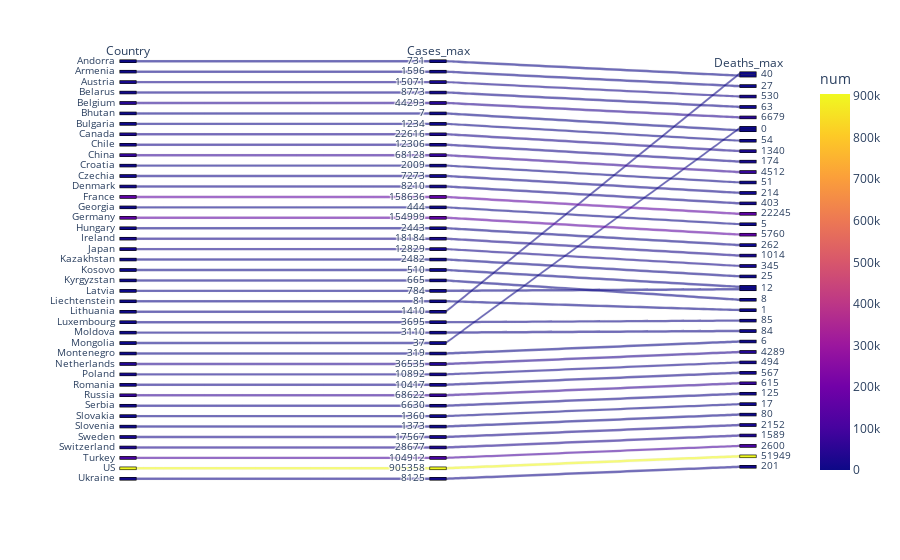
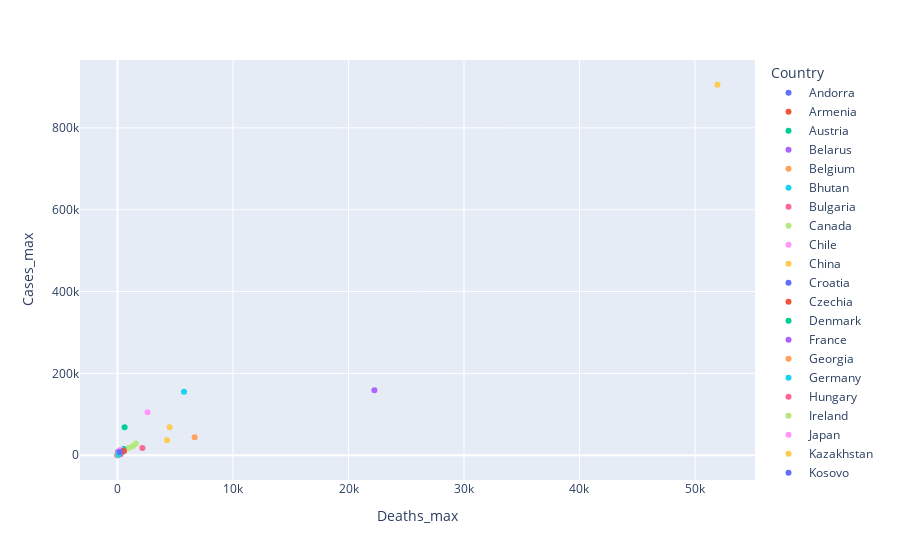

The notebook cell these images were saved under, in order:
### Markdown cell above
En la gráfica paralela que se presenta a continuación que representa al grupo A, tenemos 3 barras principales y la barra de color presentada de manera horizontal. En la primer barra se encuentran los nombres de los países que pertenecen al primer grupo, en la segunda el número de casos de cada uno de esos países, y en la tercera el número de defunciones. Mongolia, presenta 37 casos y ninguna muerte. Liechtenstein presenta más del doble que Mongolia (81 casos confirmados) y sólo una muerte. Estados Unidos presenta 51 949 muertes hasta este momento.

En la segunda gráfica se presenta una Scatter entre el número de casos confirmados y el número de muertes. Sobresale Estados Unidos con un número grande casos y así mismo un número representativo de muertes.

### Code cell
fig1 = px.parallel_categories(groups_A, dimensions = cov_a, color = 'num')
fig2 = px.scatter(groups_A, x='Deaths_max', y='Cases_max', color='Country')
fig1.show()
fig2.show()

### Figure 1 — Plotly figure (JSON) as saved in the notebook; plotly's stock layout.template omitted (floating-point values rounded to 4 significant figures)
{"data": [{"dimensions": [{"label": "Country", "values": ["Andorra", "Armenia", "Austria", "Belarus", "Belgium", "Bhutan", "Bulgaria", "Canada", "Chile", "China", "Croatia", "Czechia", "Denmark", "France", "Georgia", "Germany", "Hungary", "Ireland", "Japan", "Kazakhstan", "Kosovo", "Kyrgyzstan", "Latvia", "Liechtenstein", "Lithuania", "Luxembourg", "Moldova", "Mongolia", "Montenegro", "Netherlands", "Poland", "Romania", "Russia", "Serbia", "Slovakia", "Slovenia", "Sweden", "Switzerland", "Turkey", "US", "Ukraine"]}, {"label": "Cases_max", "values": [731, 1596, 15071, 8773, 44293, 7, 1234, 22616, 12306, 68128, 2009, 7273, 8210, 158636, 444, 154999, 2443, 18184, 12829, 2482, 510, 665, 784, 81, 1410, 3695, 3110, 37, 319, 36535, 10892, 10417, 68622, 6630, 1360, 1373, 17567, 28677, 104912, 905358, 8125]}, {"label": "Deaths_max", "values": [40, 27, 530, 63, 6679, 0, 54, 1340, 174, 4512, 51, 214, 403, 22245, 5, 5760, 262, 1014, 345, 25, 12, 8, 12, 1, 40, 85, 84, 0, 6, 4289, 494, 567, 615, 125, 17, 80, 2152, 1589, 2600, 51949, 201]}], "domain": {"x": [0, 1], "y": [0, 1]}, "line": {"color": [731, 1596, 15071, 8773, 44293, 7, 1234, 22616, 12306, 68128, 2009, 7273, 8210, 158636, 444, 154999, 2443, 18184, 12829, 2482, 510, 665, 784, 81, 1410, 3695, 3110, 37, 319, 36535, 10892, 10417, 68622, 6630, 1360, 1373, 17567, 28677, 104912, 905358, 8125], "coloraxis": "coloraxis"}, "name": "", "type": "parcats"}], "layout": {"coloraxis": {"colorbar": {"title": {"text": "num"}}, "colorscale": [[0, "#0d0887"], [0.1111, "#46039f"], [0.2222, "#7201a8"], [0.3333, "#9c179e"], [0.4444, "#bd3786"], [0.5556, "#d8576b"], [0.6667, "#ed7953"], [0.7778, "#fb9f3a"], [0.8889, "#fdca26"], [1, "#f0f921"]]}, "legend": {"tracegroupgap": 0}, "margin": {"t": 60}}}

### Figure 2 — Plotly figure (JSON) as saved in the notebook; plotly's stock layout.template omitted (floating-point values rounded to 4 significant figures)
{"data": [{"hovertemplate": "Country=Andorra<br>Deaths_max=%{x}<br>Cases_max=%{y}<extra></extra>", "legendgroup": "Andorra", "marker": {"color": "#636efa", "symbol": "circle"}, "mode": "markers", "name": "Andorra", "showlegend": true, "type": "scatter", "x": [40], "xaxis": "x", "y": [731], "yaxis": "y"}, {"hovertemplate": "Country=Armenia<br>Deaths_max=%{x}<br>Cases_max=%{y}<extra></extra>", "legendgroup": "Armenia", "marker": {"color": "#EF553B", "symbol": "circle"}, "mode": "markers", "name": "Armenia", "showlegend": true, "type": "scatter", "x": [27], "xaxis": "x", "y": [1596], "yaxis": "y"}, {"hovertemplate": "Country=Austria<br>Deaths_max=%{x}<br>Cases_max=%{y}<extra></extra>", "legendgroup": "Austria", "marker": {"color": "#00cc96", "symbol": "circle"}, "mode": "markers", "name": "Austria", "showlegend": true, "type": "scatter", "x": [530], "xaxis": "x", "y": [15071], "yaxis": "y"}, {"hovertemplate": "Country=Belarus<br>Deaths_max=%{x}<br>Cases_max=%{y}<extra></extra>", "legendgroup": "Belarus", "marker": {"color": "#ab63fa", "symbol": "circle"}, "mode": "markers", "name": "Belarus", "showlegend": true, "type": "scatter", "x": [63], "xaxis": "x", "y": [8773], "yaxis": "y"}, {"hovertemplate": "Country=Belgium<br>Deaths_max=%{x}<br>Cases_max=%{y}<extra></extra>", "legendgroup": "Belgium", "marker": {"color": "#FFA15A", "symbol": "circle"}, "mode": "markers", "name": "Belgium", "showlegend": true, "type": "scatter", "x": [6679], "xaxis": "x", "y": [44293], "yaxis": "y"}, {"hovertemplate": "Country=Bhutan<br>Deaths_max=%{x}<br>Cases_max=%{y}<extra></extra>", "legendgroup": "Bhutan", "marker": {"color": "#19d3f3", "symbol": "circle"}, "mode": "markers", "name": "Bhutan", "showlegend": true, "type": "scatter", "x": [0], "xaxis": "x", "y": [7], "yaxis": "y"}, {"hovertemplate": "Country=Bulgaria<br>Deaths_max=%{x}<br>Cases_max=%{y}<extra></extra>", "legendgroup": "Bulgaria", "marker": {"color": "#FF6692", "symbol": "circle"}, "mode": "markers", "name": "Bulgaria", "showlegend": true, "type": "scatter", "x": [54], "xaxis": "x", "y": [1234], "yaxis": "y"}, {"hovertemplate": "Country=Canada<br>Deaths_max=%{x}<br>Cases_max=%{y}<extra></extra>", "legendgroup": "Canada", "marker": {"color": "#B6E880", "symbol": "circle"}, "mode": "markers", "name": "Canada", "showlegend": true, "type": "scatter", "x": [1340], "xaxis": "x", "y": [22616], "yaxis": "y"}, {"hovertemplate": "Country=Chile<br>Deaths_max=%{x}<br>Cases_max=%{y}<extra></extra>", "legendgroup": "Chile", "marker": {"color": "#FF97FF", "symbol": "circle"}, "mode": "markers", "name": "Chile", "showlegend": true, "type": "scatter", "x": [174], "xaxis": "x", "y": [12306], "yaxis": "y"}, {"hovertemplate": "Country=China<br>Deaths_max=%{x}<br>Cases_max=%{y}<extra></extra>", "legendgroup": "China", "marker": {"color": "#FECB52", "symbol": "circle"}, "mode": "markers", "name": "China", "showlegend": true, "type": "scatter", "x": [4512], "xaxis": "x", "y": [68128], "yaxis": "y"}, {"hovertemplate": "Country=Croatia<br>Deaths_max=%{x}<br>Cases_max=%{y}<extra></extra>", "legendgroup": "Croatia", "marker": {"color": "#636efa", "symbol": "circle"}, "mode": "markers", "name": "Croatia", "showlegend": true, "type": "scatter", "x": [51], "xaxis": "x", "y": [2009], "yaxis": "y"}, {"hovertemplate": "Country=Czechia<br>Deaths_max=%{x}<br>Cases_max=%{y}<extra></extra>", "legendgroup": "Czechia", "marker": {"color": "#EF553B", "symbol": "circle"}, "mode": "markers", "name": "Czechia", "showlegend": true, "type": "scatter", "x": [214], "xaxis": "x", "y": [7273], "yaxis": "y"}, {"hovertemplate": "Country=Denmark<br>Deaths_max=%{x}<br>Cases_max=%{y}<extra></extra>", "legendgroup": "Denmark", "marker": {"color": "#00cc96", "symbol": "circle"}, "mode": "markers", "name": "Denmark", "showlegend": true, "type": "scatter", "x": [403], "xaxis": "x", "y": [8210], "yaxis": "y"}, {"hovertemplate": "Country=France<br>Deaths_max=%{x}<br>Cases_max=%{y}<extra></extra>", "legendgroup": "France", "marker": {"color": "#ab63fa", "symbol": "circle"}, "mode": "markers", "name": "France", "showlegend": true, "type": "scatter", "x": [22245], "xaxis": "x", "y": [158636], "yaxis": "y"}, {"hovertemplate": "Country=Georgia<br>Deaths_max=%{x}<br>Cases_max=%{y}<extra></extra>", "legendgroup": "Georgia", "marker": {"color": "#FFA15A", "symbol": "circle"}, "mode": "markers", "name": "Georgia", "showlegend": true, "type": "scatter", "x": [5], "xaxis": "x", "y": [444], "yaxis": "y"}, {"hovertemplate": "Country=Germany<br>Deaths_max=%{x}<br>Cases_max=%{y}<extra></extra>", "legendgroup": "Germany", "marker": {"color": "#19d3f3", "symbol": "circle"}, "mode": "markers", "name": "Germany", "showlegend": true, "type": "scatter", "x": [5760], "xaxis": "x", "y": [154999], "yaxis": "y"}, {"hovertemplate": "Country=Hungary<br>Deaths_max=%{x}<br>Cases_max=%{y}<extra></extra>", "legendgroup": "Hungary", "marker": {"color": "#FF6692", "symbol": "circle"}, "mode": "markers", "name": "Hungary", "showlegend": true, "type": "scatter", "x": [262], "xaxis": "x", "y": [2443], "yaxis": "y"}, {"hovertemplate": "Country=Ireland<br>Deaths_max=%{x}<br>Cases_max=%{y}<extra></extra>", "legendgroup": "Ireland", "marker": {"color": "#B6E880", "symbol": "circle"}, "mode": "markers", "name": "Ireland", "showlegend": true, "type": "scatter", "x": [1014], "xaxis": "x", "y": [18184], "yaxis": "y"}, {"hovertemplate": "Country=Japan<br>Deaths_max=%{x}<br>Cases_max=%{y}<extra></extra>", "legendgroup": "Japan", "marker": {"color": "#FF97FF", "symbol": "circle"}, "mode": "markers", "name": "Japan", "showlegend": true, "type": "scatter", "x": [345], "xaxis": "x", "y": [12829], "yaxis": "y"}, {"hovertemplate": "Country=Kazakhstan<br>Deaths_max=%{x}<br>Cases_max=%{y}<extra></extra>", "legendgroup": "Kazakhstan", "marker": {"color": "#FECB52", "symbol": "circle"}, "mode": "markers", "name": "Kazakhstan", "showlegend": true, "type": "scatter", "x": [25], "xaxis": "x", "y": [2482], "yaxis": "y"}, {"hovertemplate": "Country=Kosovo<br>Deaths_max=%{x}<br>Cases_max=%{y}<extra></extra>", "legendgroup": "Kosovo", "marker": {"color": "#636efa", "symbol": "circle"}, "mode": "markers", "name": "Kosovo", "showlegend": true, "type": "scatter", "x": [12], "xaxis": "x", "y": [510], "yaxis": "y"}, {"hovertemplate": "Country=Kyrgyzstan<br>Deaths_max=%{x}<br>Cases_max=%{y}<extra></extra>", "legendgroup": "Kyrgyzstan", "marker": {"color": "#EF553B", "symbol": "circle"}, "mode": "markers", "name": "Kyrgyzstan", "showlegend": true, "type": "scatter", "x": [8], "xaxis": "x", "y": [665], "yaxis": "y"}, {"hovertemplate": "Country=Latvia<br>Deaths_max=%{x}<br>Cases_max=%{y}<extra></extra>", "legendgroup": "Latvia", "marker": {"color": "#00cc96", "symbol": "circle"}, "mode": "markers", "name": "Latvia", "showlegend": true, "type": "scatter", "x": [12], "xaxis": "x", "y": [784], "yaxis": "y"}, {"hovertemplate": "Country=Liechtenstein<br>Deaths_max=%{x}<br>Cases_max=%{y}<extra></extra>", "legendgroup": "Liechtenstein", "marker": {"color": "#ab63fa", "symbol": "circle"}, "mode": "markers", "name": "Liechtenstein", "showlegend": true, "type": "scatter", "x": [1], "xaxis": "x", "y": [81], "yaxis": "y"}, {"hovertemplate": "Country=Lithuania<br>Deaths_max=%{x}<br>Cases_max=%{y}<extra></extra>", "legendgroup": "Lithuania", "marker": {"color": "#FFA15A", "symbol": "circle"}, "mode": "markers", "name": "Lithuania", "showlegend": true, "type": "scatter", "x": [40], "xaxis": "x", "y": [1410], "yaxis": "y"}, {"hovertemplate": "Country=Luxembourg<br>Deaths_max=%{x}<br>Cases_max=%{y}<extra></extra>", "legendgroup": "Luxembourg", "marker": {"color": "#19d3f3", "symbol": "circle"}, "mode": "markers", "name": "Luxembourg", "showlegend": true, "type": "scatter", "x": [85], "xaxis": "x", "y": [3695], "yaxis": "y"}, {"hovertemplate": "Country=Moldova<br>Deaths_max=%{x}<br>Cases_max=%{y}<extra></extra>", "legendgroup": "Moldova", "marker": {"color": "#FF6692", "symbol": "circle"}, "mode": "markers", "name": "Moldova", "showlegend": true, "type": "scatter", "x": [84], "xaxis": "x", "y": [3110], "yaxis": "y"}, {"hovertemplate": "Country=Mongolia<br>Deaths_max=%{x}<br>Cases_max=%{y}<extra></extra>", "legendgroup": "Mongolia", "marker": {"color": "#B6E880", "symbol": "circle"}, "mode": "markers", "name": "Mongolia", "showlegend": true, "type": "scatter", "x": [0], "xaxis": "x", "y": [37], "yaxis": "y"}, {"hovertemplate": "Country=Montenegro<br>Deaths_max=%{x}<br>Cases_max=%{y}<extra></extra>", "legendgroup": "Montenegro", "marker": {"color": "#FF97FF", "symbol": "circle"}, "mode": "markers", "name": "Montenegro", "showlegend": true, "type": "scatter", "x": [6], "xaxis": "x", "y": [319], "yaxis": "y"}, {"hovertemplate": "Country=Netherlands<br>Deaths_max=%{x}<br>Cases_max=%{y}<extra></extra>", "legendgroup": "Netherlands", "marker": {"color": "#FECB52", "symbol": "circle"}, "mode": "markers", "name": "Netherlands", "showlegend": true, "type": "scatter", "x": [4289], "xaxis": "x", "y": [36535], "yaxis": "y"}, {"hovertemplate": "Country=Poland<br>Deaths_max=%{x}<br>Cases_max=%{y}<extra></extra>", "legendgroup": "Poland", "marker": {"color": "#636efa", "symbol": "circle"}, "mode": "markers", "name": "Poland", "showlegend": true, "type": "scatter", "x": [494], "xaxis": "x", "y": [10892], "yaxis": "y"}, {"hovertemplate": "Country=Romania<br>Deaths_max=%{x}<br>Cases_max=%{y}<extra></extra>", "legendgroup": "Romania", "marker": {"color": "#EF553B", "symbol": "circle"}, "mode": "markers", "name": "Romania", "showlegend": true, "type": "scatter", "x": [567], "xaxis": "x", "y": [10417], "yaxis": "y"}, {"hovertemplate": "Country=Russia<br>Deaths_max=%{x}<br>Cases_max=%{y}<extra></extra>", "legendgroup": "Russia", "marker": {"color": "#00cc96", "symbol": "circle"}, "mode": "markers", "name": "Russia", "showlegend": true, "type": "scatter", "x": [615], "xaxis": "x", "y": [68622], "yaxis": "y"}, {"hovertemplate": "Country=Serbia<br>Deaths_max=%{x}<br>Cases_max=%{y}<extra></extra>", "legendgroup": "Serbia", "marker": {"color": "#ab63fa", "symbol": "circle"}, "mode": "markers", "name": "Serbia", "showlegend": true, "type": "scatter", "x": [125], "xaxis": "x", "y": [6630], "yaxis": "y"}, {"hovertemplate": "Country=Slovakia<br>Deaths_max=%{x}<br>Cases_max=%{y}<extra></extra>", "legendgroup": "Slovakia", "marker": {"color": "#FFA15A", "symbol": "circle"}, "mode": "markers", "name": "Slovakia", "showlegend": true, "type": "scatter", "x": [17], "xaxis": "x", "y": [1360], "yaxis": "y"}, {"hovertemplate": "Country=Slovenia<br>Deaths_max=%{x}<br>Cases_max=%{y}<extra></extra>", "legendgroup": "Slovenia", "marker": {"color": "#19d3f3", "symbol": "circle"}, "mode": "markers", "name": "Slovenia", "showlegend": true, "type": "scatter", "x": [80], "xaxis": "x", "y": [1373], "yaxis": "y"}, {"hovertemplate": "Country=Sweden<br>Deaths_max=%{x}<br>Cases_max=%{y}<extra></extra>", "legendgroup": "Sweden", "marker": {"color": "#FF6692", "symbol": "circle"}, "mode": "markers", "name": "Sweden", "showlegend": true, "type": "scatter", "x": [2152], "xaxis": "x", "y": [17567], "yaxis": "y"}, {"hovertemplate": "Country=Switzerland<br>Deaths_max=%{x}<br>Cases_max=%{y}<extra></extra>", "legendgroup": "Switzerland", "marker": {"color": "#B6E880", "symbol": "circle"}, "mode": "markers", "name": "Switzerland", "showlegend": true, "type": "scatter", "x": [1589], "xaxis": "x", "y": [28677], "yaxis": "y"}, {"hovertemplate": "Country=Turkey<br>Deaths_max=%{x}<br>Cases_max=%{y}<extra></extra>", "legendgroup": "Turkey", "marker": {"color": "#FF97FF", "symbol": "circle"}, "mode": "markers", "name": "Turkey", "showlegend": true, "type": "scatter", "x": [2600], "xaxis": "x", "y": [104912], "yaxis": "y"}, {"hovertemplate": "Country=US<br>Deaths_max=%{x}<br>Cases_max=%{y}<extra></extra>", "legendgroup": "US", "marker": {"color": "#FECB52", "symbol": "circle"}, "mode": "markers", "name": "US", "showlegend": true, "type": "scatter", "x": [51949], "xaxis": "x", "y": [905358], "yaxis": "y"}, {"hovertemplate": "Country=Ukraine<br>Deaths_max=%{x}<br>Cases_max=%{y}<extra></extra>", "legendgroup": "Ukraine", "marker": {"color": "#636efa", "symbol": "circle"}, "mode": "markers", "name": "Ukraine", "showlegend": true, "type": "scatter", "x": [201], "xaxis": "x", "y": [8125], "yaxis": "y"}], "layout": {"legend": {"title": {"text": "Country"}, "tracegroupgap": 0}, "margin": {"t": 60}, "xaxis": {"anchor": "y", "domain": [0, 1], "title": {"text": "Deaths_max"}}, "yaxis": {"anchor": "x", "domain": [0, 1], "title": {"text": "Cases_max"}}}}
